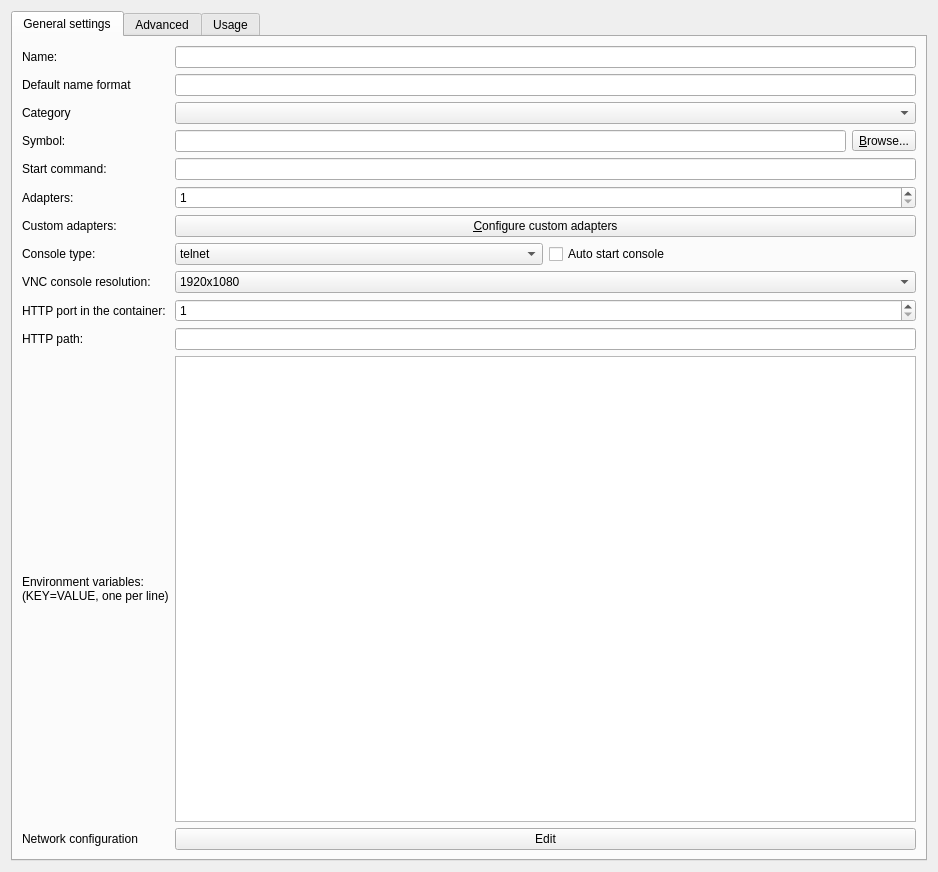
<?xml version="1.0" encoding="UTF-8"?>
<ui version="4.0">
 <class>dockerVMConfigPageWidget</class>
 <widget class="QWidget" name="dockerVMConfigPageWidget">
  <property name="geometry">
   <rect>
    <x>0</x>
    <y>0</y>
    <width>938</width>
    <height>872</height>
   </rect>
  </property>
  <property name="windowTitle">
   <string>Docker container template configuration</string>
  </property>
  <layout class="QVBoxLayout" name="verticalLayout">
   <item>
    <widget class="QTabWidget" name="uiTabWidget">
     <property name="currentIndex">
      <number>0</number>
     </property>
     <widget class="QWidget" name="tab">
      <attribute name="title">
       <string>General settings</string>
      </attribute>
      <layout class="QGridLayout" name="gridLayout">
       <item row="0" column="0">
        <widget class="QLabel" name="uiNameLabel">
         <property name="text">
          <string>Name:</string>
         </property>
        </widget>
       </item>
       <item row="0" column="1">
        <widget class="QLineEdit" name="uiNameLineEdit"/>
       </item>
       <item row="1" column="0">
        <widget class="QLabel" name="uiDefaultNameFormatLabel">
         <property name="text">
          <string>Default name format</string>
         </property>
        </widget>
       </item>
       <item row="1" column="1">
        <widget class="QLineEdit" name="uiDefaultNameFormatLineEdit"/>
       </item>
       <item row="2" column="0">
        <widget class="QLabel" name="uiCategoryLabel">
         <property name="text">
          <string>Category</string>
         </property>
        </widget>
       </item>
       <item row="2" column="1">
        <widget class="QComboBox" name="uiCategoryComboBox"/>
       </item>
       <item row="3" column="0">
        <widget class="QLabel" name="uiSymbolLabel">
         <property name="text">
          <string>Symbol:</string>
         </property>
        </widget>
       </item>
       <item row="3" column="1">
        <layout class="QHBoxLayout" name="horizontalLayout_7">
         <item>
          <widget class="QLineEdit" name="uiSymbolLineEdit"/>
         </item>
         <item>
          <widget class="QToolButton" name="uiSymbolToolButton">
           <property name="text">
            <string>&amp;Browse...</string>
           </property>
           <property name="toolButtonStyle">
            <enum>Qt::ToolButtonTextOnly</enum>
           </property>
          </widget>
         </item>
        </layout>
       </item>
       <item row="4" column="0">
        <widget class="QLabel" name="uiCMDLabel">
         <property name="text">
          <string>Start command:</string>
         </property>
        </widget>
       </item>
       <item row="4" column="1">
        <widget class="QLineEdit" name="uiCMDLineEdit"/>
       </item>
       <item row="5" column="0">
        <widget class="QLabel" name="uiAdapterLabel">
         <property name="text">
          <string>Adapters:</string>
         </property>
        </widget>
       </item>
       <item row="5" column="1">
        <widget class="QSpinBox" name="uiAdapterSpinBox">
         <property name="minimum">
          <number>1</number>
         </property>
        </widget>
       </item>
       <item row="6" column="0">
        <widget class="QLabel" name="uiCustomAdaptersLabel">
         <property name="text">
          <string>Custom adapters:</string>
         </property>
        </widget>
       </item>
       <item row="6" column="1">
        <widget class="QPushButton" name="uiCustomAdaptersConfigurationPushButton">
         <property name="text">
          <string>&amp;Configure custom adapters</string>
         </property>
        </widget>
       </item>
       <item row="7" column="0">
        <widget class="QLabel" name="uiConsoleTypeLabel">
         <property name="text">
          <string>Console type:</string>
         </property>
        </widget>
       </item>
       <item row="7" column="1">
        <layout class="QHBoxLayout" name="horizontalLayout">
         <property name="sizeConstraint">
          <enum>QLayout::SetNoConstraint</enum>
         </property>
         <item>
          <widget class="QComboBox" name="uiConsoleTypeComboBox">
           <item>
            <property name="text">
             <string>telnet</string>
            </property>
           </item>
           <item>
            <property name="text">
             <string>vnc</string>
            </property>
           </item>
           <item>
            <property name="text">
             <string>http</string>
            </property>
           </item>
           <item>
            <property name="text">
             <string>https</string>
            </property>
           </item>
           <item>
            <property name="text">
             <string>none</string>
            </property>
           </item>
          </widget>
         </item>
         <item>
          <widget class="QCheckBox" name="uiConsoleAutoStartCheckBox">
           <property name="text">
            <string>Auto start console</string>
           </property>
          </widget>
         </item>
        </layout>
       </item>
       <item row="8" column="0">
        <widget class="QLabel" name="uiConsoleResolutionLabel">
         <property name="text">
          <string>VNC console resolution:</string>
         </property>
        </widget>
       </item>
       <item row="8" column="1">
        <widget class="QComboBox" name="uiConsoleResolutionComboBox">
         <item>
          <property name="text">
           <string>1920x1080</string>
          </property>
         </item>
         <item>
          <property name="text">
           <string>1680x1050</string>
          </property>
         </item>
         <item>
          <property name="text">
           <string>1600x900</string>
          </property>
         </item>
         <item>
          <property name="text">
           <string>1440x900</string>
          </property>
         </item>
         <item>
          <property name="text">
           <string>1366x768</string>
          </property>
         </item>
         <item>
          <property name="text">
           <string>1280x1024</string>
          </property>
         </item>
         <item>
          <property name="text">
           <string>1280x800</string>
          </property>
         </item>
         <item>
          <property name="text">
           <string>1024x768</string>
          </property>
         </item>
         <item>
          <property name="text">
           <string>800x600</string>
          </property>
         </item>
         <item>
          <property name="text">
           <string>640x480</string>
          </property>
         </item>
        </widget>
       </item>
       <item row="9" column="0">
        <widget class="QLabel" name="label">
         <property name="text">
          <string>HTTP port in the container:</string>
         </property>
        </widget>
       </item>
       <item row="9" column="1">
        <widget class="QSpinBox" name="uiConsoleHttpPortSpinBox">
         <property name="minimum">
          <number>1</number>
         </property>
         <property name="maximum">
          <number>65535</number>
         </property>
        </widget>
       </item>
       <item row="10" column="0">
        <widget class="QLabel" name="label_2">
         <property name="text">
          <string>HTTP path:</string>
         </property>
        </widget>
       </item>
       <item row="10" column="1">
        <widget class="QLineEdit" name="uiHttpConsolePathLineEdit"/>
       </item>
       <item row="11" column="0">
        <widget class="QLabel" name="uiEnvironmentLabel">
         <property name="text">
          <string>Environment variables:
(KEY=VALUE, one per line)</string>
         </property>
         <property name="alignment">
          <set>Qt::AlignLeading|Qt::AlignLeft|Qt::AlignVCenter</set>
         </property>
         <property name="wordWrap">
          <bool>false</bool>
         </property>
        </widget>
       </item>
       <item row="11" column="1">
        <widget class="QTextEdit" name="uiEnvironmentTextEdit"/>
       </item>
       <item row="12" column="0">
        <widget class="QLabel" name="uiNetworkConfigLabel">
         <property name="text">
          <string>Network configuration</string>
         </property>
        </widget>
       </item>
       <item row="12" column="1">
        <widget class="QPushButton" name="uiNetworkConfigEditButton">
         <property name="text">
          <string>Edit</string>
         </property>
        </widget>
       </item>
      </layout>
     </widget>
     <widget class="QWidget" name="tab_2">
      <attribute name="title">
       <string>Advanced</string>
      </attribute>
      <layout class="QGridLayout" name="gridLayout_2">
       <item row="0" column="0">
        <widget class="QLabel" name="uiExtraHostsLabel">
         <property name="sizePolicy">
          <sizepolicy hsizetype="Preferred" vsizetype="Expanding">
           <horstretch>0</horstretch>
           <verstretch>0</verstretch>
          </sizepolicy>
         </property>
         <property name="text">
          <string>Extra hosts added
to the /etc/hosts file.
(hostname:IP
one per line)</string>
         </property>
         <property name="wordWrap">
          <bool>true</bool>
         </property>
        </widget>
       </item>
       <item row="0" column="1">
        <widget class="QPlainTextEdit" name="uiExtraHostsTextEdit">
         <property name="placeholderText">
          <string>e.g. router:192.168.0.1</string>
         </property>
        </widget>
       </item>
       <item row="1" column="0">
        <widget class="QLabel" name="uiExtraVolumeLabel">
         <property name="text">
          <string>Additional directories to
make persistent that are
not included in the image
VOLUMES config. One
directory per line.</string>
         </property>
        </widget>
       </item>
       <item row="1" column="1">
        <widget class="QPlainTextEdit" name="uiExtraVolumeTextEdit">
         <property name="plainText">
          <string/>
         </property>
         <property name="placeholderText">
          <string>e.g. /etc/sysctl.d</string>
         </property>
        </widget>
       </item>
       <item row="2" column="1">
        <spacer name="verticalSpacer">
         <property name="orientation">
          <enum>Qt::Vertical</enum>
         </property>
         <property name="sizeHint" stdset="0">
          <size>
           <width>20</width>
           <height>388</height>
          </size>
         </property>
        </spacer>
       </item>
      </layout>
     </widget>
     <widget class="QWidget" name="tab_3">
      <attribute name="title">
       <string>Usage</string>
      </attribute>
      <layout class="QVBoxLayout" name="verticalLayout_2">
       <item>
        <widget class="QPlainTextEdit" name="uiUsageTextEdit"/>
       </item>
      </layout>
     </widget>
    </widget>
   </item>
  </layout>
 </widget>
 <resources/>
 <connections/>
</ui>
